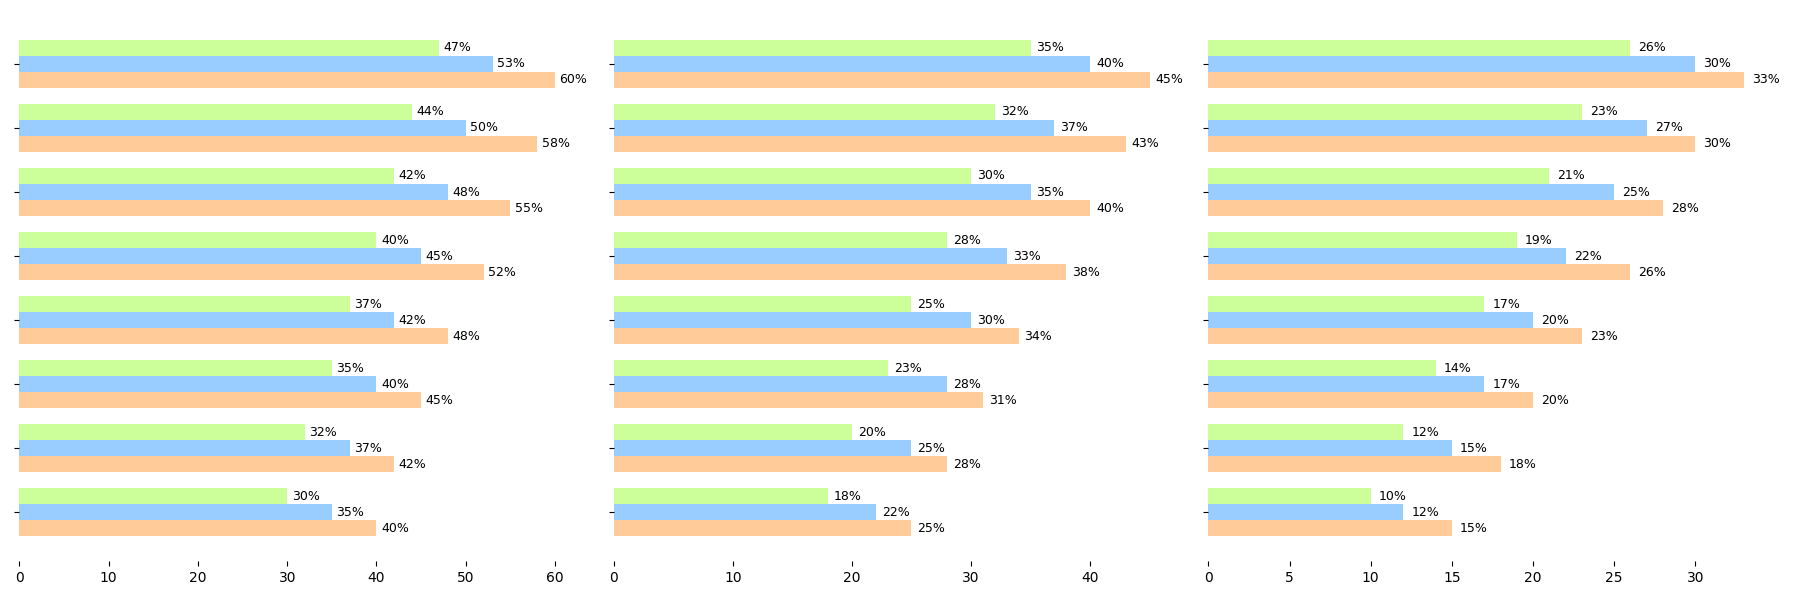

Write the Python code that produced this figure.
import matplotlib.pyplot as plt
import numpy as np

years = np.arange(2015, 2023)

voice_assistants = np.array([
    [40, 42, 45, 48, 52, 55, 58, 60],
    [35, 37, 40, 42, 45, 48, 50, 53],
    [30, 32, 35, 37, 40, 42, 44, 47]
])

smart_lighting = np.array([
    [25, 28, 31, 34, 38, 40, 43, 45],
    [22, 25, 28, 30, 33, 35, 37, 40],
    [18, 20, 23, 25, 28, 30, 32, 35]
])

smart_thermostats = np.array([
    [15, 18, 20, 23, 26, 28, 30, 33],
    [12, 15, 17, 20, 22, 25, 27, 30],
    [10, 12, 14, 17, 19, 21, 23, 26]
])

fig, axs = plt.subplots(1, 3, figsize=(18, 6), sharey=True)

bar_width = 0.25
position = np.arange(len(years))
new_colors = ['#ffcc99', '#99ccff', '#ccff99']

for i, data in enumerate([voice_assistants, smart_lighting, smart_thermostats]):
    city1 = axs[i].barh(position - bar_width, data[0], bar_width, color=new_colors[0])
    city2 = axs[i].barh(position, data[1], bar_width, color=new_colors[1])
    city3 = axs[i].barh(position + bar_width, data[2], bar_width, color=new_colors[2])
    
    for bar in city1 + city2 + city3:
        xval = bar.get_width()
        axs[i].text(xval + 0.5, bar.get_y() + bar.get_height()/2.0, f"{xval}%", va='center', fontsize=9)

    axs[i].set_frame_on(False)  # Removing border

axs[0].set_yticks(position)
axs[0].set_yticklabels([])  # Remove year labels on y-axis

plt.tight_layout()

plt.show()
